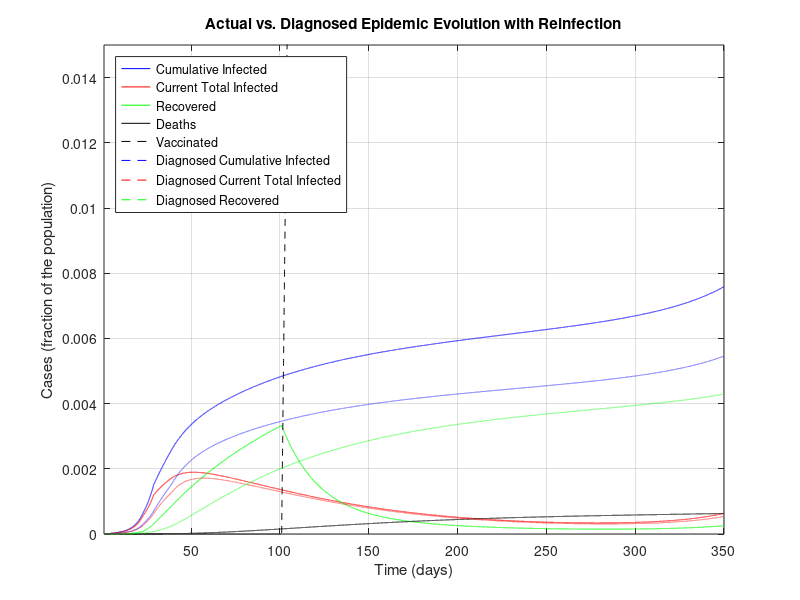
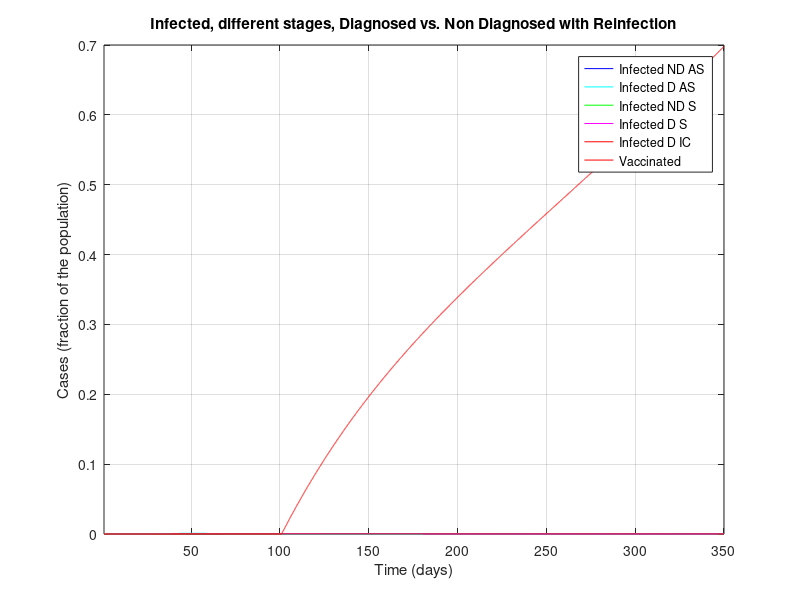
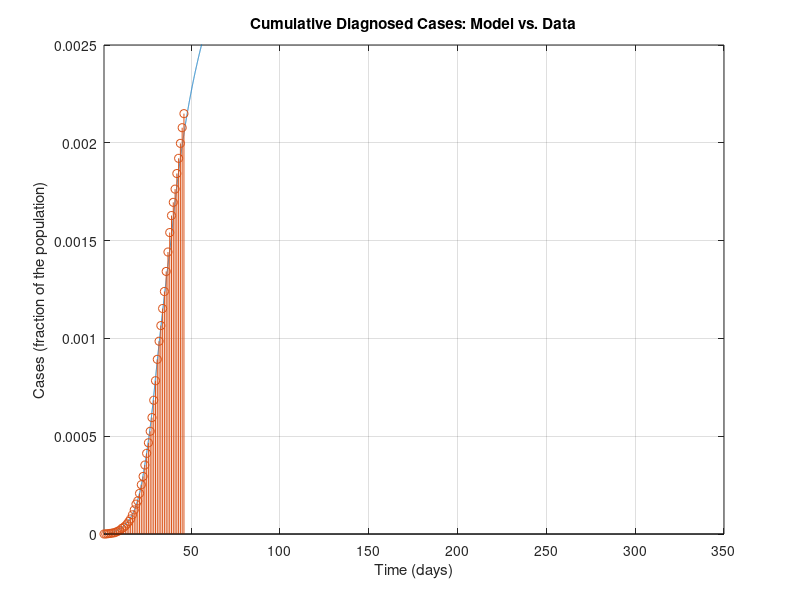
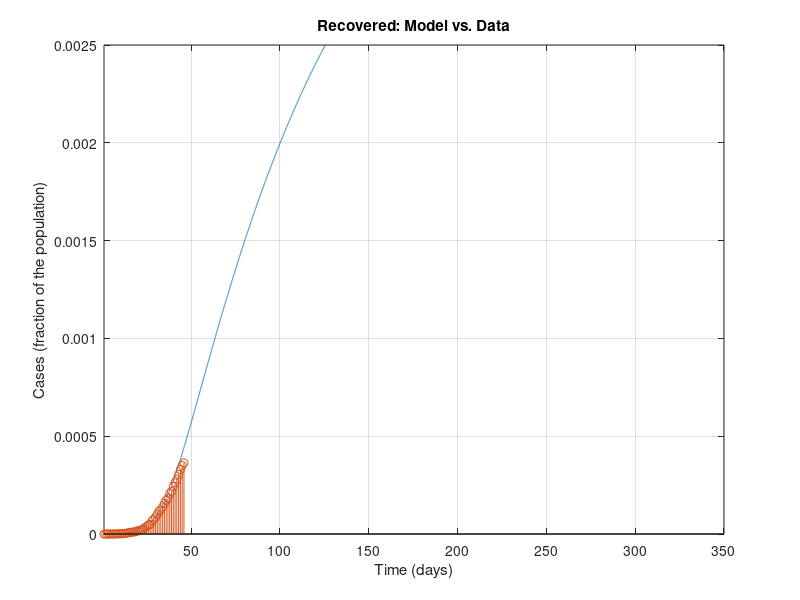

MATLAB code to generate these figures, in order:
%%%%%%%%%%%%%%%%%%%%%%%%%%%%%%%%%%%%%%%%
%%%%%%%%%%%%%%%%%%%%%%%%%%%%%%%%%%%%%%%%
% MATLAB Code for epidemic simulations with the SIDARTHE model in the work
%
% Based on Modelling the COVID-19 epidemic and implementation of population-wide interventions in Italy
% by Giulia Giordano, Franco Blanchini, Raffaele Bruno, Patrizio Colaneri, Alessandro Di Filippo, Angela Di Matteo, Marta Colaneri
% 
%This code now implements vaccines and reinfection of healed and vaccinated
%people. These modifications were done by Carl Ingebretsen
%%%%%%%%%%%%%%%%%%%%%%%%%%%%%%%%%%%%%%%%
%%%%%%%%%%%%%%%%%%%%%%%%%%%%%%%%%%%%%%%%

clear all
close all
clc

%%%%%%%%%%%%%%%%%%%%%%%%%%%%%%%%%%%%%%%%
% DATA
%%%%%%%%%%%%%%%%%%%%%%%%%%%%%%%%%%%%%%%%

% Italian population
popolazione=60e6;

% Data 20 February - 5 April (46 days):
% Total Cases
CasiTotali = [3 20 79 132 219 322 400 650 888 1128 1694 2036 2502 3089 3858 4636 5883 7375 9172 10149 12462 15113 17660 21157 24747 27980 31506 35713 41035 47021 53578 59138 63927 69176 74386 80539 86498 92472 97689 101739 105792 110574 115242 119827 124632 128948]/popolazione; % D+R+T+E+H_diagnosticati
% Deaths
Deceduti = [0 1 2 2 5 10 12 17 21 29 34 52 79 107 148 197 233 366 463 631 827 1016 1266 1441 1809 2158 2503 2978 3405 4032 4825 5476 6077 6820 7503 8165 9134 10023 10779 11591 12428 13155 13915 14681 15362 15887]/popolazione; % E
% Recovered
Guariti = [0 0 0 1 1 1 3 45 46 50 83 149 160 276 414 523 589 622 724 1004 1045 1258 1439 1966 2335 2749 2941 4025 4440 5129 6072 7024 7432 8326 9362 10361 10950 12384 13030 14620 15729 16847 18278 19758 20996 21815]/popolazione; % H_diagnosticati
% Currently Positive
Positivi = [3 19 77 129 213 311 385 588 821 1049 1577 1835 2263 2706 3296 3916 5061 6387 7985 8514 10590 12839 14955 17750 20603 23073 26062 28710 33190 37860 42681 46638 50418 54030 57521 62013 66414 70065 73880 75528 77635 80572 83049 85388 88274 91246]/popolazione; % D+R+T

% Data 23 February - 5 April (from day 4 to day 46)
% Currently positive: isolated at home
Isolamento_domiciliare = [49 91 162 221 284 412 543 798 927 1000 1065 1155 1060 1843 2180 2936 2599 3724 5036 6201 7860 9268 10197 11108 12090 14935 19185 22116 23783 26522 28697 30920 33648 36653 39533 42588 43752 45420 48134 50456 52579 55270 58320]/popolazione; %D
% Currently positive: hospitalised
Ricoverati_sintomi = [54 99 114 128 248 345 401 639 742 1034 1346 1790 2394 2651 3557 4316 5038 5838 6650 7426 8372 9663 11025 12894 14363 15757 16020 17708 19846 20692 21937 23112 24753 26029 26676 27386 27795 28192 28403 28540 28741 29010 28949]/popolazione; % R
% Currently positive: ICU
Terapia_intensiva = [26 23 35 36 56 64 105 140 166 229 295 351 462 567 650 733 877 1028 1153 1328 1518 1672 1851 2060 2257 2498 2655 2857 3009 3204 3396 3489 3612 3732 3856 3906 3981 4023 4035 4053 4068 3994 3977]/popolazione; %T


%%%%%%%%%%%%%%%%%%%%%%%%%%%%%%%%%%%%%%%%
% PARAMETERS
%%%%%%%%%%%%%%%%%%%%%%%%%%%%%%%%%%%%%%%%

% Simulation horizon: CAN BE MODIFIED AT ONE'S WILL PROVIDED THAT IT IS AT
% LEAST EQUAL TO THE NUMBER OF DAYS FOR WHICH DATA ARE AVAILABLE
Orizzonte = 350;

% Plot yes/no: SET TO 1 IF PDF FIGURES MUST BE GENERATED, 0 OTHERWISE
plotPDF = 0;

% Time-step for Euler discretisation of the continuous-time system
step=0.01;

% Transmission rate due to contacts with UNDETECTED asymptomatic infected
alfa=0.57;
% Transmission rate due to contacts with DETECTED asymptomatic infected
beta=0.0114;
% Transmission rate due to contacts with UNDETECTED symptomatic infected
gamma=0.456;
% Transmission rate due to contacts with DETECTED symptomatic infected
delta=0.0114;

% Detection rate for ASYMPTOMATIC
epsilon=0.171;
% Detection rate for SYMPTOMATIC
theta=0.3705;

% Worsening rate: UNDETECTED asymptomatic infected becomes symptomatic
zeta=0.1254;
% Worsening rate: DETECTED asymptomatic infected becomes symptomatic
eta=0.1254;

% Worsening rate: UNDETECTED symptomatic infected develop life-threatening
% symptoms
mu=0.0171;
% Worsening rate: DETECTED symptomatic infected develop life-threatening
% symptoms
nu=0.0274;

% Mortality rate for infected with life-threatening symptoms
tau=0.01;

% Recovery rate for undetected asymptomatic infected
lambda=0.0342;
% Recovery rate for detected asymptomatic infected
rho=0.0342;
% Recovery rate for undetected symptomatic infected
kappa=0.0171;
% Recovery rate for detected symptomatic infected
xi=0.0171;
% Recovery rate for life-threatened symptomatic infected
sigma=0.0171;

%to add the SIDARTHE-V version add a new constant phi
%phi=0.0001;
%phi=0.5;
%For starting at day 100
phi=0.0;

%Reinfection coefficients
%rein=0.005;
%rein_vacc = 0.005;
rein=0.000;
rein_vacc = 0.000;


%%%%%%%%%%%%%%%%%%%%%%%%%%%%%%%%%%%%%%%%
% DEFINITIONS
%%%%%%%%%%%%%%%%%%%%%%%%%%%%%%%%%%%%%%%%

% Parameters
r1=epsilon+zeta+lambda;
r2=eta+rho;
r3=theta+mu+kappa;
r4=nu+xi;
r5=sigma+tau;

% Initial R0
R0_iniziale=alfa/r1+beta*epsilon/(r1*r2)+gamma*zeta/(r1*r3)+delta*eta*epsilon/(r1*r2*r4)+delta*zeta*theta/(r1*r3*r4);

% Time horizon
t=1:step:Orizzonte;

% Vectors for time evolution of variables
S=zeros(1,length(t));
I=zeros(1,length(t));
D=zeros(1,length(t));
A=zeros(1,length(t));
R=zeros(1,length(t));
T=zeros(1,length(t));
H=zeros(1,length(t));
H_diagnosticati=zeros(1,length(t)); % DIAGNOSED recovered only!
E=zeros(1,length(t));
%For SIDARTHE-V add a V
V=zeros(1,length(t));

% Vectors for time evolution of actual/perceived Case Fatality Rate
M=zeros(1,length(t));
P=zeros(1,length(t));

%%%%%%%%%%%%%%%%%%%%%%%%%%%%%%%%%%%%%%%%
% INITIAL CONDITIONS
%%%%%%%%%%%%%%%%%%%%%%%%%%%%%%%%%%%%%%%%

I(1)=200/popolazione;
D(1)=20/popolazione;
A(1)=1/popolazione;
R(1)=2/popolazione;
T(1)=0.00;
H(1)=0.00;
E(1)=0.00;
V(1)=0.00;%For SIDARTHE-V
S(1)=1-I(1)-D(1)-A(1)-R(1)-T(1)-H(1)-E(1)-V(1);

H_diagnosticati(1) = 0.00; % DIAGNOSED recovered only
Infetti_reali(1)=I(1)+D(1)+A(1)+R(1)+T(1); % Actual currently infected

M(1)=0;
P(1)=0;

% Whole state vector
%Added a V(1) at the end
x=[S(1);I(1);D(1);A(1);R(1);T(1);H(1);E(1);V(1);H_diagnosticati(1);Infetti_reali(1)];

%%%%%%%%%%%%%%%%%%%%%%%%%%%%%%%%%%%%%%%%
% SIMULATION
%%%%%%%%%%%%%%%%%%%%%%%%%%%%%%%%%%%%%%%%

% "Control" binary variables to compute the new R0 every time a policy has
% changed the parameters
plottato = 0;
plottato1 = 0;
plottato_bis = 0;
plottato_tris = 0;
plottato_quat = 0;

for i=2:length(t)
    
    if (i>4/step) % Basic social distancing (awareness, schools closed)
        alfa=0.4218;
        gamma=0.285;
        beta = 0.0057;
        delta=0.0057;
        if plottato == 0 % Compute the new R0
            r1=epsilon+zeta+lambda;
            r2=eta+rho;
            r3=theta+mu+kappa;
            r4=nu+xi;
            r5=sigma+tau;
            R0_primemisure=alfa/r1+beta*epsilon/(r1*r2)+gamma*zeta/(r1*r3)+delta*eta*epsilon/(r1*r2*r4)+delta*zeta*theta/(r1*r3*r4)
            plottato = 1;
        end
    end
    
    if (i>12/step)
        % Screening limited to / focused on symptomatic subjects
        epsilon=0.1425;
        if plottato1 == 0
            r1=epsilon+zeta+lambda;
            r2=eta+rho;
            r3=theta+mu+kappa;
            r4=nu+xi;
            r5=sigma+tau;
            R0_primemisureeps=alfa/r1+beta*epsilon/(r1*r2)+gamma*zeta/(r1*r3)+delta*eta*epsilon/(r1*r2*r4)+delta*zeta*theta/(r1*r3*r4)
            plottato1 = 1;
        end
    end
    
    if (i>22/step) % Social distancing: lockdown, mild effect
        
        alfa=0.36;
        beta=0.005;
        gamma=0.2;
        delta=0.005;
        
        mu = 0.008;
        nu = 0.015;
        
        zeta=0.034;
        eta=0.034;
        
        lambda=0.08;
        rho=0.0171;
        kappa=0.0171;
        xi=0.0171;
        sigma=0.0171;
        
        if plottato_bis == 0 % Compute the new R0
            r1=epsilon+zeta+lambda;
            r2=eta+rho;
            r3=theta+mu+kappa;
            r4=nu+xi;
            r5=sigma+tau;
            R0_secondemisure=(alfa*r2*r3*r4+epsilon*beta*r3*r4+gamma*zeta*r2*r4+delta*eta*epsilon*r3+delta*zeta*theta*r2)/(r1*r2*r3*r4)
            plottato_bis = 1;
        end
    end
    
    if (i>28/step) % Social distancing: lockdown, strong effect
        
        alfa=0.21;
        gamma=0.11;
        
        if plottato_tris == 0 % Compute the new R0
            r1=epsilon+zeta+lambda;
            r2=eta+rho;
            r3=theta+mu+kappa;
            r4=nu+xi;
            r5=sigma+tau;
            R0_terzemisure=(alfa*r2*r3*r4+epsilon*beta*r3*r4+gamma*zeta*r2*r4+delta*eta*epsilon*r3+delta*zeta*theta*r2)/(r1*r2*r3*r4)
            plottato_tris = 1;
        end
    end
    
    if (i>38/step) % Broader diagnosis campaign
        
        epsilon = 0.2;
        rho=0.02;
        kappa=0.02;
        xi=0.02;
        sigma=0.01;
        
        zeta=0.025;
        eta=0.025;
        
        if plottato_quat == 0 % Compute the new R0
            r1=epsilon+zeta+lambda;
            r2=eta+rho;
            r3=theta+mu+kappa;
            r4=nu+xi;
            r5=sigma+tau;
            R0_quartemisure=(alfa*r2*r3*r4+epsilon*beta*r3*r4+gamma*zeta*r2*r4+delta*eta*epsilon*r3+delta*zeta*theta*r2)/(r1*r2*r3*r4);
            plottato_quat = 1;
        end
    end

    %To start vaccinations and reinefections at day 100
    if (i>100/step)
        phi=0.005;
        rein = 0.05;
        rein_vacc = 0.01;
    end
    
    % Compute the system evolution
    %ADDED A NEW zero to the end of each row and added a tenth row with 
    B=[-alfa*x(2)-beta*x(3)-gamma*x(4)-delta*x(5)-phi*x(9) 0 0 0 0 0 rein 0 rein_vacc 0 0;
        alfa*x(2)+beta*x(3)+gamma*x(4)+delta*x(5) -(epsilon+zeta+lambda) 0 0 0 0 0 0 0 0 0;
        0 epsilon  -(eta+rho) 0 0 0 0 0 0 0 0;
        0 zeta 0 -(theta+mu+kappa) 0 0 0 0 0 0 0;
        0 0 eta theta -(nu+xi) 0 0 0 0 0 0;
        0 0 0 mu nu  -(sigma+tau) 0 0 0 0 0;
        0 lambda rho kappa xi sigma -rein 0 0 0 0;
        0 0 0 0 0 tau 0 0 0 0 0;
        phi*x(1) 0 0 0 0 0 0 0 -rein_vacc 0 0;
        0 0 rho 0 xi sigma 0 0 0 0 0;
        alfa*x(2)+beta*x(3)+gamma*x(4)+delta*x(5) 0 0 0 0 0 0 0 0 0 0];
    x=x+B*x*step;
    
    % Update variables
    
    S(i)=x(1);
    I(i)=x(2);
    D(i)=x(3);
    A(i)=x(4);
    R(i)=x(5);
    T(i)=x(6);
    H(i)=x(7);
    E(i)=x(8);
    V(i)=x(9);%added V
    
    H_diagnosticati(i)=x(10);
    Infetti_reali(i)=x(11);
    
    % Update Case Fatality Rate
    
    M(i)=E(i)/(S(1)-S(i));
    P(i)=E(i)/((epsilon*r3+(theta+mu)*zeta)*(I(1)+S(1)-I(i)-S(i))/(r1*r3)+(theta+mu)*(A(1)-A(i))/r3);
    
end

%%%%%%%%%%%%%%%%%%%%%%%%%%%%%%%%%%%%%%%%
% FINAL VALUES
%%%%%%%%%%%%%%%%%%%%%%%%%%%%%%%%%%%%%%%%

% Variables
Sbar=S(length(t));
Ibar=I(length(t));
Dbar=D(length(t));
Abar=A(length(t));
Rbar=R(length(t));
Tbar=T(length(t));
Hbar=H(length(t));
Ebar=E(length(t));
Vbar=V(length(t));

% Case fatality rate
Mbar=M(length(t));
Pbar=P(length(t));

% Case fatality rate from formulas
Mbar1=Ebar/(S(1)-Sbar);
Pbar1=Ebar/((epsilon*r3+(theta+mu)*zeta)*(I(1)+S(1)-Sbar-Ibar)/(r1*r3)+(theta+mu)*(A(1)-Abar)/r3);

%%%%%%%%%%%%%%%%%%%%%%%%%%%%%%%%%%%%%%%%
% FIGURES
%%%%%%%%%%%%%%%%%%%%%%%%%%%%%%%%%%%%%%%%

figure
plot(t,Infetti_reali,'b',t,I+D+A+R+T,'r',t,H,'g',t,E,'k',t,V,'--black')%added V
hold on
plot(t,D+R+T+E+H_diagnosticati,'--b',t,D+R+T,'--r',t,H_diagnosticati,'--g')
xlim([t(1) t(end)])
ylim([0 0.015])
title('Actual vs. Diagnosed Epidemic Evolution with Reinfection')
xlabel('Time (days)')
ylabel('Cases (fraction of the population)')
legend({'Cumulative Infected','Current Total Infected', 'Recovered', 'Deaths','Vaccinated','Diagnosed Cumulative Infected','Diagnosed Current Total Infected', 'Diagnosed Recovered'},'Location','northwest')
grid

if plotPDF==1
    set(gcf, 'PaperUnits', 'centimeters');
    set(gcf, 'PaperPosition', [0 0 24 16]);
    set(gcf, 'PaperSize', [24 16]); % dimension on x axis and y axis resp.
    print(gcf,'-dpdf', ['PanoramicaEpidemiaRealevsPercepita.pdf'])
end
%

figure
plot(t,I,'b',t,D,'c',t,A,'g',t,R,'m',t,T,'r',t,V,'r')
xlim([t(1) t(end)])
%ylim([0 1.1e-3])
title('Infected, different stages, Diagnosed vs. Non Diagnosed with Reinfection')
xlabel('Time (days)')
ylabel('Cases (fraction of the population)')
legend({'Infected ND AS', 'Infected D AS', 'Infected ND S', 'Infected D S', 'Infected D IC','Vaccinated'},'Location','northeast')
grid

if plotPDF==1
    set(gcf, 'PaperUnits', 'centimeters');
    set(gcf, 'PaperPosition', [0 0 24 16]);
    set(gcf, 'PaperSize', [24 16]); % dimension on x axis and y axis resp.
    print(gcf,'-dpdf', ['SuddivisioneInfetti.pdf'])
end

%

figure
plot(t,D+R+T+E+H_diagnosticati)
hold on
stem(t(1:1/step:size(CasiTotali,2)/step),CasiTotali)
xlim([t(1) t(end)])
ylim([0 2.5e-3])
title('Cumulative Diagnosed Cases: Model vs. Data')
xlabel('Time (days)')
ylabel('Cases (fraction of the population)')
grid

if plotPDF==1
    set(gcf, 'PaperUnits', 'centimeters');
    set(gcf, 'PaperPosition', [0 0 16 10]);
    set(gcf, 'PaperSize', [16 10]); % dimension on x axis and y axis resp.
    print(gcf,'-dpdf', ['CasiTotali.pdf'])
end
%

figure
plot(t,H_diagnosticati)
hold on
stem(t(1:1/step:size(CasiTotali,2)/step),Guariti)
xlim([t(1) t(end)])
ylim([0 2.5e-3])
title('Recovered: Model vs. Data')
xlabel('Time (days)')
ylabel('Cases (fraction of the population)')
grid

if plotPDF==1
    set(gcf, 'PaperUnits', 'centimeters');
    set(gcf, 'PaperPosition', [0 0 16 10]);
    set(gcf, 'PaperSize', [16 10]); % dimension on x axis and y axis resp.
    print(gcf,'-dpdf', ['Guariti_diagnosticati.pdf'])
end
%

figure
plot(t,E)
hold on
stem(t(1:1/step:size(CasiTotali,2)/step),Deceduti)
xlim([t(1) t(end)])
ylim([0 2.5e-3])
title('Deaths: Model vs. Data - NOTE: EXCLUDED FROM FITTING')
xlabel('Time (days)')
ylabel('Cases (fraction of the population)')
grid

if plotPDF==1
    set(gcf, 'PaperUnits', 'centimeters');
    set(gcf, 'PaperPosition', [0 0 16 10]);
    set(gcf, 'PaperSize', [16 10]); % dimension on x axis and y axis resp.
    print(gcf,'-dpdf', ['Morti.pdf'])
end
%

figure
plot(t,D+R+T)
hold on
stem(t(1:1/step:size(CasiTotali,2)/step),Positivi)
xlim([t(1) t(end)])
ylim([0 2.5e-3])
title('Infected: Model vs. Data')
xlabel('Time (days)')
ylabel('Cases (fraction of the population)')
grid

if plotPDF==1
    set(gcf, 'PaperUnits', 'centimeters');
    set(gcf, 'PaperPosition', [0 0 16 10]);
    set(gcf, 'PaperSize', [16 10]); % dimension on x axis and y axis resp.
    print(gcf,'-dpdf', ['Positivi_diagnosticati.pdf'])
end
%

figure
plot(t,D)
hold on
stem(t(1+3/step:1/step:1+(size(Ricoverati_sintomi,2)+2)/step),Isolamento_domiciliare)
xlim([t(1) t(end)])
ylim([0 2.5e-3])
title('Infected, No Symptoms: Model vs. Data')
xlabel('Time (days)')
ylabel('Cases (fraction of the population)')
grid

if plotPDF==1
    set(gcf, 'PaperUnits', 'centimeters');
    set(gcf, 'PaperPosition', [0 0 16 10]);
    set(gcf, 'PaperSize', [16 10]); % dimension on x axis and y axis resp.
    print(gcf,'-dpdf', ['InfettiAsintomatici_diagnosticati.pdf'])
end
%

figure
plot(t,R)
hold on
stem(t(1+3/step:1/step:1+(size(Ricoverati_sintomi,2)+2)/step),Ricoverati_sintomi)
xlim([t(1) t(end)])
ylim([0 2.5e-3])
title('Infected, Symptoms: Model vs. Data')
xlabel('Time (days)')
ylabel('Cases (fraction of the population)')
grid

if plotPDF==1
    set(gcf, 'PaperUnits', 'centimeters');
    set(gcf, 'PaperPosition', [0 0 16 10]);
    set(gcf, 'PaperSize', [16 10]); % dimension on x axis and y axis resp.
    print(gcf,'-dpdf', ['InfettiSintomatici_diagnosticati_ricoverati.pdf'])
end
%

figure
plot(t,D+R)
hold on
stem(t(1+3/step:1/step:1+(size(Ricoverati_sintomi,2)+2)/step),Isolamento_domiciliare+Ricoverati_sintomi)
xlim([t(1) t(end)])
ylim([0 2.5e-3])
title('Infected, No or Mild Symptoms: Model vs. Data')
xlabel('Time (days)')
ylabel('Cases (fraction of the population)')
grid

if plotPDF==1
    set(gcf, 'PaperUnits', 'centimeters');
    set(gcf, 'PaperPosition', [0 0 16 10]);
    set(gcf, 'PaperSize', [16 10]); % dimension on x axis and y axis resp.
    print(gcf,'-dpdf', ['InfettiNonGravi_diagnosticati.pdf'])
end

%

figure
plot(t,T)
hold on
stem(t(1+3/step:1/step:1+(size(Ricoverati_sintomi,2)+2)/step),Terapia_intensiva)
xlim([t(1) t(end)])
ylim([0 2.5e-3])
title('Infected, Life-Threatening Symptoms: Model vs. Data')
xlabel('Time (days)')
ylabel('Cases (fraction of the population)')
grid

if plotPDF==1
    set(gcf, 'PaperUnits', 'centimeters');
    set(gcf, 'PaperPosition', [0 0 16 10]);
    set(gcf, 'PaperSize', [16 10]); % dimension on x axis and y axis resp.
    print(gcf,'-dpdf', ['InfettiSintomatici_diagnosticati_terapiaintensiva.pdf'])
end

%Plot the vaccinated
figure
plot(t,V)
hold on
%stem(t(1+3/step:1/step:1+(size(Ricoverati_sintomi,2)+2)/step),Terapia_intensiva)
xlim([t(1) t(end)])
ylim([0 2.5e-3])
title('Vaccinated: Model vs. Data')
xlabel('Time (days)')
ylabel('Vaccinated (fraction of the population)')
grid

%if plotPDF==1
    %set(gcf, 'PaperUnits', 'centimeters');
    %set(gcf, 'PaperPosition', [0 0 16 10]);
    %set(gcf, 'PaperSize', [16 10]); % dimension on x axis and y axis resp.
    %print(gcf,'-dpdf', ['InfettiSintomatici_diagnosticati_terapiaintensiva.pdf'])
%end
